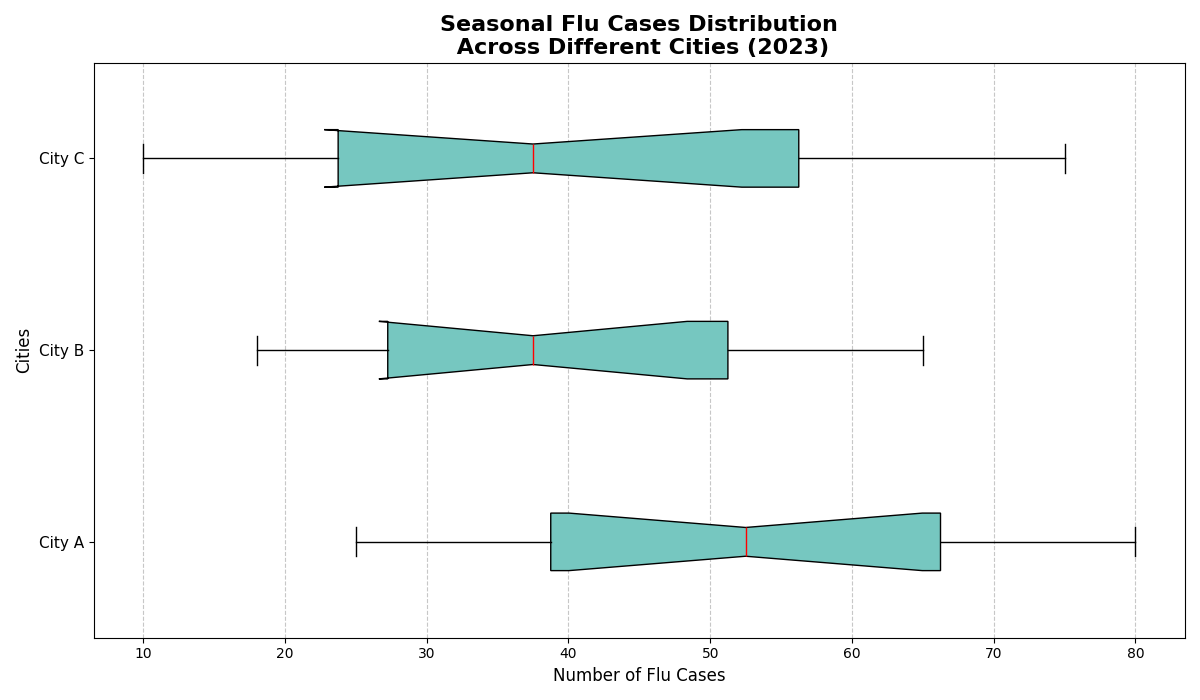

The script that drew this image:
import matplotlib.pyplot as plt
import numpy as np

cities = ['City A', 'City B', 'City C']

flu_cases_data = {
    'City A': [30, 25, 40, 35, 50, 60, 45, 55, 65, 70, 75, 80],
    'City B': [20, 18, 25, 28, 30, 35, 40, 45, 50, 55, 60, 65],
    'City C': [15, 10, 20, 25, 30, 35, 40, 45, 55, 60, 70, 75]
}

data_for_box = [flu_cases_data[city] for city in cities]

fig, ax = plt.subplots(figsize=(12, 7))

color = '#76C7C0'

box = ax.boxplot(data_for_box, patch_artist=True, notch=True, vert=False,
                 boxprops=dict(facecolor=color, color='black'),
                 whiskerprops=dict(color='black'),
                 capprops=dict(color='black'),
                 medianprops=dict(color='red'),
                 flierprops=dict(markerfacecolor=color, marker='o', markersize=5, alpha=0.6))

ax.set_title('Seasonal Flu Cases Distribution\n Across Different Cities (2023)', fontsize=16, fontweight='bold')
ax.set_xlabel('Number of Flu Cases', fontsize=12)
ax.set_ylabel('Cities', fontsize=12)

ax.set_yticks(np.arange(1, len(cities) + 1))
ax.set_yticklabels(cities, fontsize=11)

ax.xaxis.grid(True, linestyle='--', alpha=0.7)

plt.tight_layout()
plt.show()
